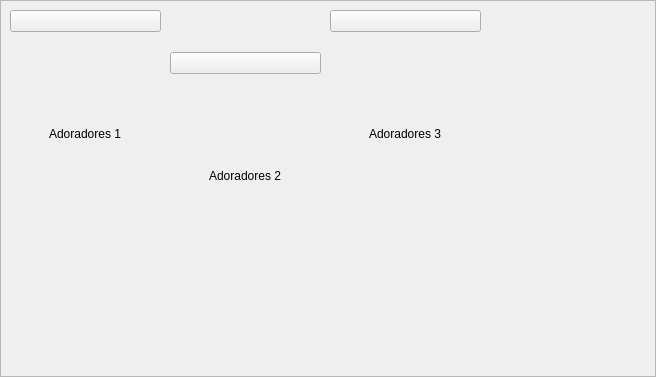
<?xml version="1.0" encoding="UTF-8"?>
<ui version="4.0">
 <class>Frame</class>
 <widget class="QFrame" name="Frame">
  <property name="geometry">
   <rect>
    <x>0</x>
    <y>0</y>
    <width>656</width>
    <height>377</height>
   </rect>
  </property>
  <property name="windowTitle">
   <string>Frame</string>
  </property>
  <property name="frameShape">
   <enum>QFrame::StyledPanel</enum>
  </property>
  <property name="frameShadow">
   <enum>QFrame::Raised</enum>
  </property>
  <widget class="QWidget" name="verticalLayoutWidget">
   <property name="geometry">
    <rect>
     <x>10</x>
     <y>10</y>
     <width>151</width>
     <height>220</height>
    </rect>
   </property>
   <layout class="QVBoxLayout" name="verticalLayout">
    <item>
     <widget class="QPushButton" name="pushButton_6">
      <property name="styleSheet">
       <string notr="true">background-image: url(/adoradores.png);</string>
      </property>
      <property name="text">
       <string/>
      </property>
      <property name="icon">
       <iconset>
        <normaloff>adoradores.png</normaloff>adoradores.png</iconset>
      </property>
      <property name="iconSize">
       <size>
        <width>135</width>
        <height>185</height>
       </size>
      </property>
     </widget>
    </item>
    <item alignment="Qt::AlignHCenter">
     <widget class="QLabel" name="label">
      <property name="styleSheet">
       <string notr="true">font: 75 10pt &quot;Sans Serif&quot;;</string>
      </property>
      <property name="text">
       <string>Adoradores 1</string>
      </property>
     </widget>
    </item>
   </layout>
  </widget>
  <widget class="QWidget" name="verticalLayoutWidget_2">
   <property name="geometry">
    <rect>
     <x>170</x>
     <y>10</y>
     <width>151</width>
     <height>220</height>
    </rect>
   </property>
   <layout class="QVBoxLayout" name="verticalLayout_2">
    <item alignment="Qt::AlignVCenter">
     <widget class="QPushButton" name="pushButton_7">
      <property name="styleSheet">
       <string notr="true">background-image: url(:/newPrefix/adoradores.png);</string>
      </property>
      <property name="text">
       <string/>
      </property>
      <property name="icon">
       <iconset>
        <normaloff>botao-de-play-pause_318-43701.jpg</normaloff>botao-de-play-pause_318-43701.jpg</iconset>
      </property>
      <property name="iconSize">
       <size>
        <width>135</width>
        <height>185</height>
       </size>
      </property>
     </widget>
    </item>
    <item alignment="Qt::AlignHCenter|Qt::AlignVCenter">
     <widget class="QLabel" name="label_2">
      <property name="styleSheet">
       <string notr="true">font: 75 10pt &quot;Sans Serif&quot;;</string>
      </property>
      <property name="text">
       <string>Adoradores 2</string>
      </property>
     </widget>
    </item>
   </layout>
  </widget>
  <widget class="QWidget" name="verticalLayoutWidget_3">
   <property name="geometry">
    <rect>
     <x>330</x>
     <y>10</y>
     <width>151</width>
     <height>220</height>
    </rect>
   </property>
   <layout class="QVBoxLayout" name="verticalLayout_3">
    <item>
     <widget class="QPushButton" name="pushButton_8">
      <property name="styleSheet">
       <string notr="true">background-image: url(:/newPrefix/adoradores.png);</string>
      </property>
      <property name="text">
       <string/>
      </property>
      <property name="icon">
       <iconset>
        <normaloff>botao-de-play_318-40670.jpg</normaloff>botao-de-play_318-40670.jpg</iconset>
      </property>
      <property name="iconSize">
       <size>
        <width>135</width>
        <height>185</height>
       </size>
      </property>
     </widget>
    </item>
    <item alignment="Qt::AlignHCenter">
     <widget class="QLabel" name="label_3">
      <property name="styleSheet">
       <string notr="true">font: 75 10pt &quot;Sans Serif&quot;;</string>
      </property>
      <property name="text">
       <string>Adoradores 3</string>
      </property>
     </widget>
    </item>
   </layout>
  </widget>
 </widget>
 <resources>
  <include location="imagensProgeto.qrc"/>
 </resources>
 <connections/>
</ui>
